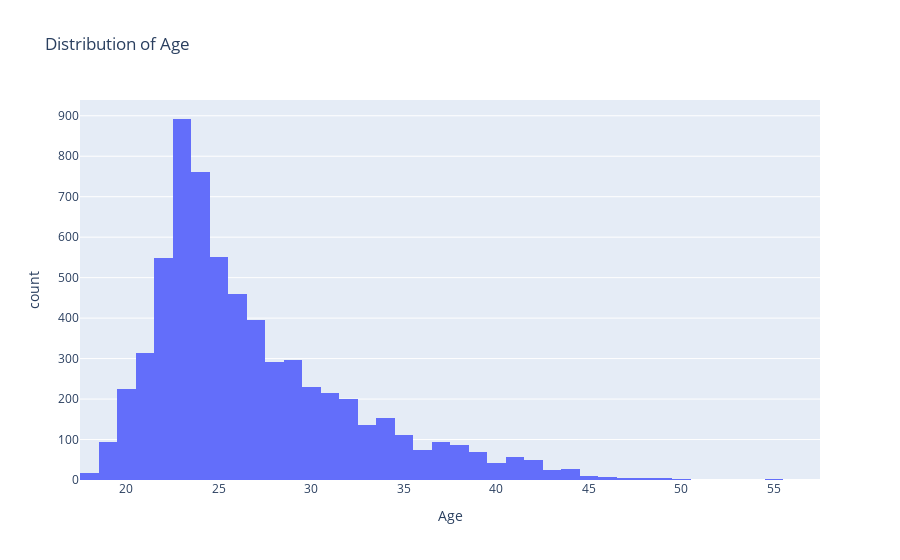

The notebook cell this image was saved under:
### Markdown cell above
The chart shows the distribution between two gender groups: blue represents 56% for males, and red represents 44% for females.

### Code cell
fig_age = px.histogram(df_train, x='Age', title='Distribution of Age')
fig_age.show()

### Figure 1 — Plotly figure (JSON) as saved in the notebook; plotly's stock layout.template omitted (floating-point values rounded to 4 significant figures; data arrays with more than 128 entries replaced by an {"elided": "..."} marker saying what was removed)
{"data": [{"alignmentgroup": "True", "bingroup": "x", "hovertemplate": "Age=%{x}<br>count=%{y}<extra></extra>", "legendgroup": "", "marker": {"color": "#636efa", "pattern": {"shape": ""}}, "name": "", "offsetgroup": "", "orientation": "v", "showlegend": false, "type": "histogram", "x": {"elided": "6548 int values"}, "xaxis": "x", "yaxis": "y"}], "layout": {"barmode": "relative", "legend": {"tracegroupgap": 0}, "title": {"text": "Distribution of Age"}, "xaxis": {"anchor": "y", "domain": [0, 1], "title": {"text": "Age"}}, "yaxis": {"anchor": "x", "domain": [0, 1], "title": {"text": "count"}}}}
